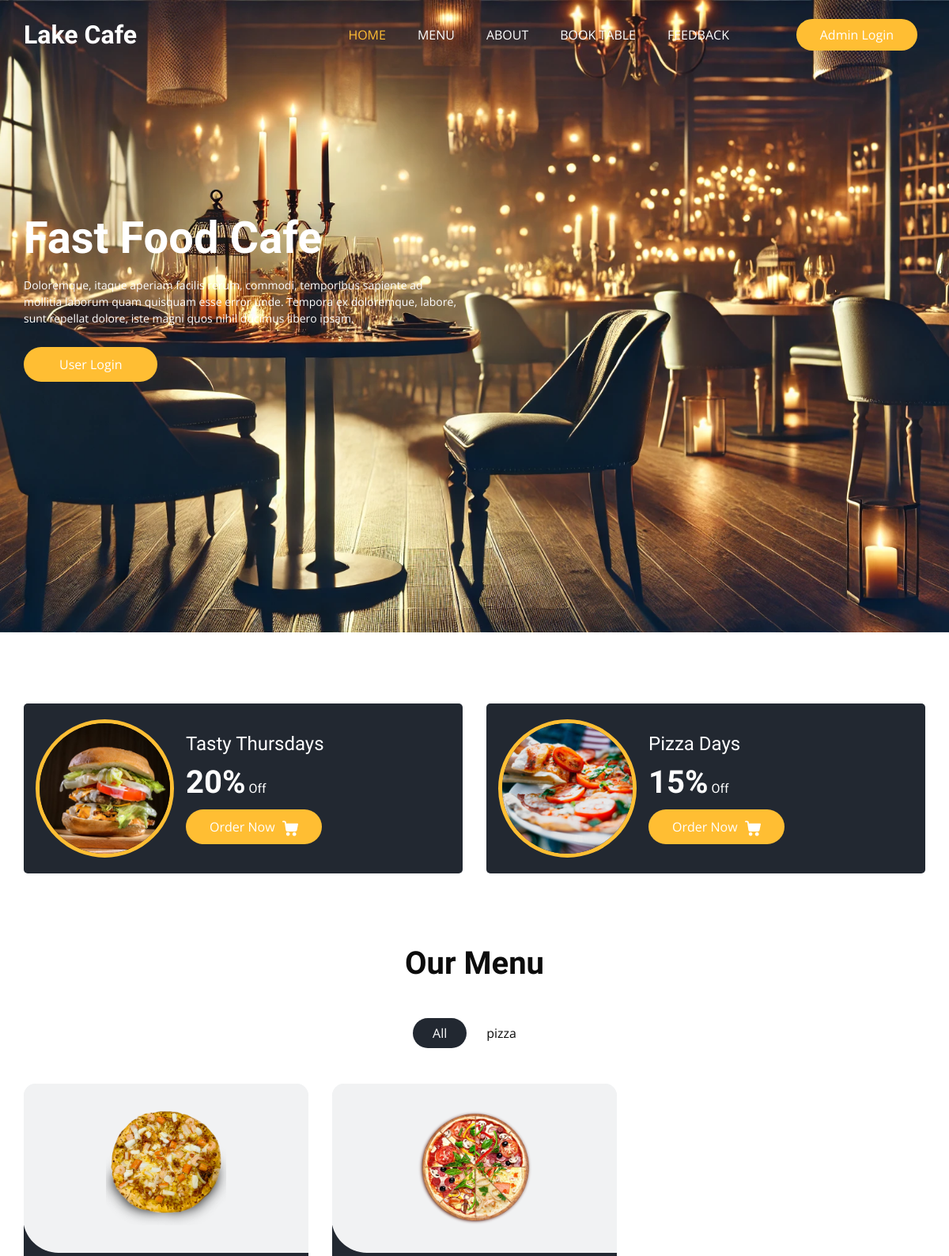
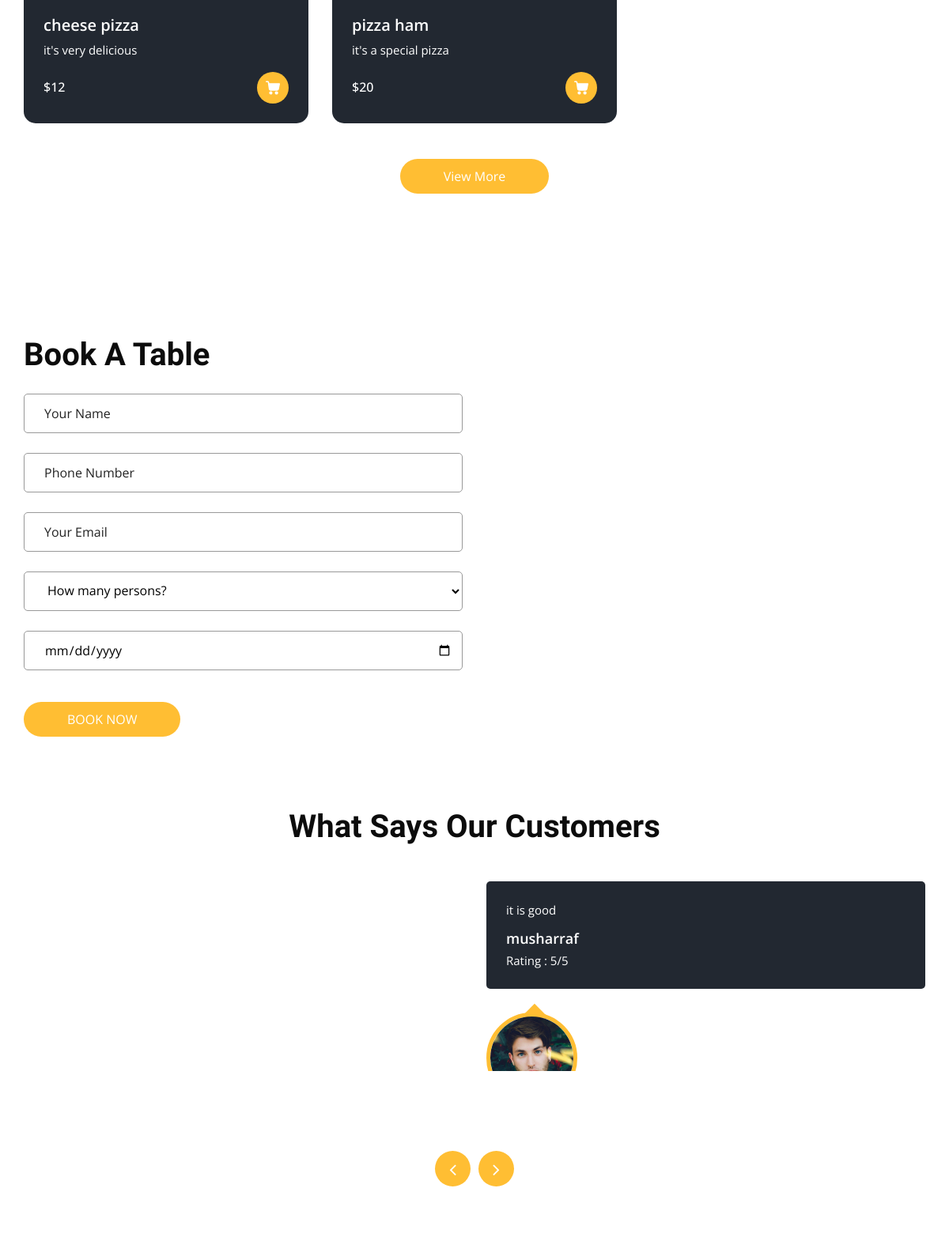
The page / (upper part) on the database its author committed (2 pictures, top to bottom).
### app/models.py (models this page shows, shortened)
class ItemList(models.Model):
    Category_name = models.CharField(max_length=15)
    def __str__(self):
        return self.Category_name

class Items(models.Model):
    Item_name = models.CharField(max_length=40)
    description = models.TextField(blank=False)
    Price = models.IntegerField()
    Category = models.ForeignKey(ItemList, related_name='Name', on_delete=models.CASCADE)
    Image = models.ImageField(upload_to='items/')

class Feedback(models.Model):
    user_name = models.CharField(max_length=15)
    description = models.TextField()
    rating = models.IntegerField(validators=[MinValueValidator(1), MaxValueValidator(5)])
    image = models.ImageField(upload_to='items/', blank=True, null=True)

### app/views.py (the view)
# urls.py: path('',HomeView,name="Home"),
def HomeView(request):
    items = Items.objects.all()
    list = ItemList.objects.all()
    review = Feedback.objects.all()
    return render(request, 'home.html', {'items': items, 'list': list, 'review': review})

### templates/home.html (shortened to what this page needs)
{% extends "base.html" %}
{% block home_status %}active{% endblock home_status %}
{% load static %}
{% block slider %}
<div class="login-section">
  {% if user.is_authenticated %}
    <a href="{% url 'dashboard' %}" class="btn btn-primary">Go to Dashboard</a>
  {% else %}
    <a href="{% url 'login' %}" class="btn btn-primary">Login</a>
    <a href="{% url 'signup' %}" class="btn btn-secondary">Sign Up</a>
  {% endif %}
</div>
    <section class="slider_section ">
      <div id="customCarousel1" class="carousel slide" data-ride="carousel">
        <div class="carousel-inner">
          <div class="carousel-item active">
            <div class="container ">
              <div class="row">
                <div class="col-md-7 col-lg-6 ">
                  <div class="detail-box">
                    <h1>
                      Fast Food Cafe
                    </h1>
                    <p>
                      Doloremque, itaque aperiam facilis rerum, commodi, temporibus sapiente ad mollitia laborum quam quisquam esse error unde. Tempora ex doloremque, labore, sunt repellat dolore, iste magni quos nihil ducimus libero ipsam.
                    </p>
                    {% if not user.is_authenticated %}
                    <div class="btn-box">
                      <a href="{% url "login" %}" class="btn1">
                        User Login
                      </a>
                    </div>
                    {% endif %}
                  </div>
                </div>
              </div>
            </div>
          </div>
        </div>
      </div>
    </section>
{% endblock slider %}
{% block main %}
    <section class="offer_section layout_padding-bottom">
        <div class="offer_container">
          <div class="container ">
            <div class="row">
              <div class="col-md-6  ">
                <div class="box ">
                  <div class="img-box">
                    <img src="{% static "images/o1.jpg" %}" alt="">
                  </div>
                  <div class="detail-box">
                    <h5>
                      Tasty Thursdays
                    </h5>
                    <h6>
                      <span>20%</span> Off
                    </h6>
                    <a href="">
                      Order Now
                    </a>
                  </div>
                </div>
              </div>
              <div class="col-md-6  ">
                <div class="box ">
                  <div class="img-box">
                    <img src="{% static "images/o2.jpg" %}" alt="">
                  </div>
                  <div class="detail-box">
                    <h5>
                      Pizza Days
                    </h5>
                    <h6>
                      <span>15%</span> Off
                    </h6>
                    <a href="">
                      Order Now
                    </a>
                  </div>
                </div>
              </div>
            </div>
          </div>
        </div>
      </section>
    <section class="food_section layout_padding-bottom">
        <div class="container">
        <div class="heading_container heading_center">
            <h2>
            Our Menu
            </h2>
        </div>
        <ul class="filters_menu">
            <li class="active" data-filter="*">All</li>
            {% for i in list %}
            <li data-filter=".{{i.Category_name}}">{{i.Category_name}}</li>
            {% endfor %}
        </ul>
        <div class="filters-content">
            <div class="row grid">
                {% for j in items %}
                <div class="col-sm-6 col-lg-4 all {{j.Category}}">
                    <div class="box">
                    <div>
                        <div class="img-box">
                        <img src="/media/{{j.Image}}" alt="{{j.Image}}">
                        </div>
                        <div class="detail-box">
                        <h5>
                            {{j.Item_name}}
                        </h5>
                        <p>
                            {{j.description}}
                        </p>
                        <div class="options">
                            <h6>
                            ${{j.Price}}
                            </h6>
                            <a href="">
                            </a>
                        </div>
                        </div>
                    </div>
                    </div>
                </div>
                {% endfor %}
            </div>
        </div>
        <div class="btn-box">
            <a href="">
            View More
            </a>
        </div>
        </div>
    </section>
  <section class="book_section layout_padding">
    <div class="container">
        <div class="heading_container">
            <h2>Book A Table</h2>
        </div>
        <div class="row">
            <div class="col-md-6">
                <div class="form_container">
                    <form action="{% url 'Book_Table' %}" method='POST'>{% csrf_token %}
                        <div>
                            <input type="text" class="form-control" name="user_name" required placeholder="Your Name" />
                        </div>
                        <div>
                            <input type="text" class="form-control" name="Phone_number" required placeholder="Phone Number" />
                        </div>
                        <div>
                            <input type="email" class="form-control" name="Email" placeholder="Your Email" />
                        </div>
                        <div>
                            <select class="form-control nice-select wide" required name="Total_person">
                                <option value="" disabled selected>How many persons?</option>
                            </select>
                        </div>
                        <div>
                            <input type="date" required name="booking_data" class="form-control">
                        </div>
                        <div class="btn_box">
                            <button>Book Now</button>
                        </div>
                    </form>
                </div>
            </div>
            <div class="col-md-6">
                <div class="map_container "><div id="googleMap"></div></div>
            </div>
        </div>
    </div>
</section>
     <section class="client_section layout_padding-bottom">
        <div class="container">
          <div class="heading_container heading_center psudo_white_primary mb_45">
            <h2>
              What Says Our Customers
            </h2>
          </div>
          <div class="carousel-wrap row ">
            <div class="owl-carousel client_owl-carousel">
              {% for k in review %}
              <div class="item">
                <div class="box">
                  <div class="detail-box">
                    <p>
                      {{k.description}}
                    </p>
                    <h6>
                      {{k.user_name}}
                    </h6>
                    <p>
                      Rating : {{k.rating}}/5
                    </p>
                  </div>
                  <div class="img-box">
                    <img src="/media/{{k.image}}" alt="{{k.image}}" class="box-img">
                  </div>
                </div>
              </div>
              {% endfor %}
            </div>
          </div>
        </div>
      </section>
  {% endblock main %}

### static/css/responsive.css (style rules this page uses)
@media (min-width: 1200px) { .container { max-width: 1170px; } }

### rows shown on the page
ItemList: Category_name "pizza"
Items: Image (picture), Item_name "cheese pizza", description "it's very delicious", Price "12"
Items: Image (picture), Item_name "pizza ham", description "it's a special pizza", Price "20"
Feedback: image (picture)
Feedback: description "it is good", user_name "musharraf", rating "5", image (picture)
